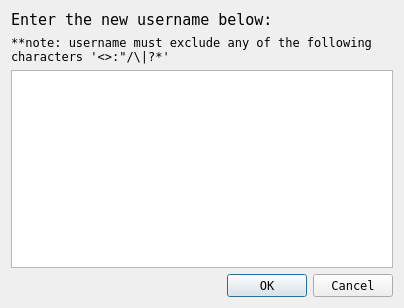
<?xml version="1.0" encoding="UTF-8"?>
<ui version="4.0">
 <class>Dialog</class>
 <widget class="QDialog" name="Dialog">
  <property name="geometry">
   <rect>
    <x>0</x>
    <y>0</y>
    <width>404</width>
    <height>308</height>
   </rect>
  </property>
  <property name="font">
   <font>
    <family>Terminal</family>
   </font>
  </property>
  <property name="windowTitle">
   <string>Change User</string>
  </property>
  <layout class="QVBoxLayout" name="verticalLayout">
   <item>
    <widget class="QLabel" name="label_3">
     <property name="font">
      <font>
       <family>Terminal</family>
       <pointsize>11</pointsize>
      </font>
     </property>
     <property name="text">
      <string>Enter the new username below:</string>
     </property>
    </widget>
   </item>
   <item>
    <widget class="QLabel" name="label">
     <property name="text">
      <string>**note: username must exclude any of the following characters '&lt;&gt;:&quot;/\|?*'</string>
     </property>
     <property name="wordWrap">
      <bool>true</bool>
     </property>
    </widget>
   </item>
   <item>
    <widget class="QPlainTextEdit" name="usernameText"/>
   </item>
   <item>
    <widget class="QDialogButtonBox" name="buttonBox">
     <property name="orientation">
      <enum>Qt::Orientation::Horizontal</enum>
     </property>
     <property name="standardButtons">
      <set>QDialogButtonBox::StandardButton::Cancel|QDialogButtonBox::StandardButton::Ok</set>
     </property>
    </widget>
   </item>
  </layout>
 </widget>
 <resources/>
 <connections>
  <connection>
   <sender>buttonBox</sender>
   <signal>accepted()</signal>
   <receiver>Dialog</receiver>
   <slot>accept()</slot>
   <hints>
    <hint type="sourcelabel">
     <x>248</x>
     <y>254</y>
    </hint>
    <hint type="destinationlabel">
     <x>157</x>
     <y>274</y>
    </hint>
   </hints>
  </connection>
  <connection>
   <sender>buttonBox</sender>
   <signal>rejected()</signal>
   <receiver>Dialog</receiver>
   <slot>reject()</slot>
   <hints>
    <hint type="sourcelabel">
     <x>316</x>
     <y>260</y>
    </hint>
    <hint type="destinationlabel">
     <x>286</x>
     <y>274</y>
    </hint>
   </hints>
  </connection>
 </connections>
</ui>
